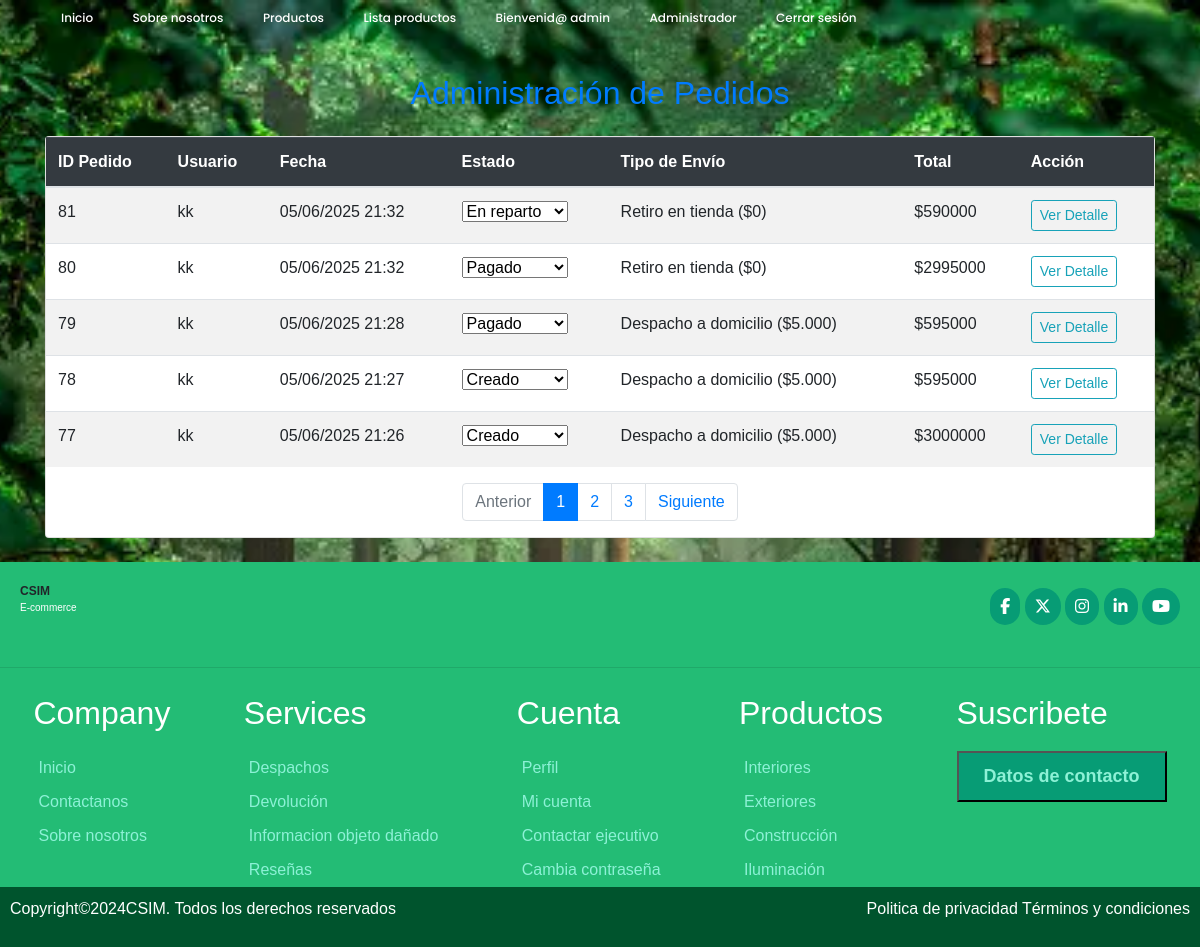
Page /panel/pedidos/ (signed in) on the committed database.
### ferreteria/models.py (models this page shows, shortened)
class Pedido(models.Model):
    id_pedido = models.AutoField(primary_key=True)
    user = models.ForeignKey(User, on_delete=models.CASCADE, default=1)
    fecha_compra = models.DateTimeField(auto_now_add=True)
    ESTADOS_PEDIDO = [
        ('creado', 'Creado'),
        ('pendiente', 'Pendiente'),
        ('pagado', 'Pagado'),
        ('rechazado','Pago Rechazado'),
        ('preparando', 'Preparando orden'),
        ('despachado', 'Despachado'),
        ('entregado', 'Entregado'),
    ]
    estado = models.CharField(max_length=20, choices = ESTADOS_PEDIDO, default='creado')
    OPCIONES_ENVIO = [
        ('retiro', 'Retiro en tienda ($0)'),
        ('domicilio', 'Despacho a domicilio ($5.000)'),
    ]
    tipo_envio = models.CharField(max_length=20, choices=OPCIONES_ENVIO,default='retiro')
    TIPO_PAGO = [
        ('transferencia', 'Transferencia'),
        ('tarjeta', 'Tarjeta'),
    ]
    tipo_pago = models.CharField(max_length=20,choices=TIPO_PAGO,default='transferencia')
    total = models.BigIntegerField()

### ferreteria/views.py (the view)
# urls.py: path('panel/pedidos/', views.panel_admin_pedidos, name='admin_panel_pedidos'),
@user_passes_test(lambda u: u.is_superuser)
@login_required
def panel_admin_pedidos(request):
    pedidos_list = Pedido.objects.select_related('user').order_by('-fecha_compra')
    paginator = Paginator(pedidos_list, 5)  # Muestra 10 pedidos por página
    page_number = request.GET.get('page')
    page_obj = paginator.get_page(page_number)
    return render(request, 'admin/admin_panel_pedidos.html', {'page_obj': page_obj})

### ferreteria/context_processor.py (called while the page is built, shortened)
def total_carrito(request):
    total = 0
    return {'total_carrito':int(total)}

### ferreteria/templates/admin/admin_panel_pedidos.html (shortened to what this page needs)
{% extends 'base.html' %}
{% load static %}
{% block css %}
<link rel="stylesheet" href="{% static 'css/estiloss.css' %}">
{% endblock %}
{% block contenido %}
<main class="container">
    <h2 class="text-center text-primary my-4">Administración de Pedidos</h2>
    <div class="card mb-4">
        <div class="table-responsive">
            <table class="table table-striped">
                <thead class="table-dark">
                    <tr>
                        <th>ID Pedido</th>
                        <th>Usuario</th>
                        <th>Fecha</th>
                        <th>Estado</th>
                        <th>Tipo de Envío</th>
                        <th>Total</th>
                        <th>Acción</th>
                    </tr>
                </thead>
                <tbody>
                    {% for pedido in page_obj %}
                    <tr>
                        <td>{{ pedido.id_pedido }}</td>
                        <td>{{ pedido.user.username }}</td>
                        <td>{{ pedido.fecha_compra|date:"d/m/Y H:i" }}</td>
                        <td>
                            <select class="form-select form-select-sm pedido-estado" data-id="{{ pedido.id_pedido }}">
                                <option value="creado" {% if pedido.estado == 'creado' %}selected{% endif %}>Creado</option>
                                <option value="pagado" {% if pedido.estado == 'pagado' %}selected{% endif %}>Pagado</option>
                                <option value="despachado" {% if pedido.estado == 'despachado' %}selected{% endif %}>En reparto</option>
                            </select>
                        </td>
                        <td>{{ pedido.get_tipo_envio_display }}</td>
                        <td>${{ pedido.total }}</td>
                        <td>
                            {% if pedido.id_pedido %}
                                <a href="{% url 'detallepedido' pedido.id_pedido %}" class="btn btn-sm btn-outline-info">Ver Detalle</a>
                            {% else %}
                                <span class="text-muted">Sin ID</span>
                            {% endif %}
                        </td>
                    </tr>
                    {% empty %}
                    <tr><td colspan="7" class="text-center">No hay pedidos registrados.</td></tr>
                    {% endfor %}
                </tbody>
            </table>
            <nav aria-label="Paginación de pedidos">
            <ul class="pagination justify-content-center">
                {% if page_obj.has_previous %}
                <li class="page-item">
                    <a class="page-link" href="?page={{ page_obj.previous_page_number }}">Anterior</a>
                </li>
                {% else %}
                <li class="page-item disabled">
                    <span class="page-link">Anterior</span>
                </li>
                {% endif %}
                {% for num in page_obj.paginator.page_range %}
                {% if page_obj.number == num %}
                    <li class="page-item active">
                    <span class="page-link">{{ num }}</span>
                    </li>
                {% elif num > page_obj.number|add:'-3' and num < page_obj.number|add:'3' %}
                    <li class="page-item">
                    <a class="page-link" href="?page={{ num }}">{{ num }}</a>
                    </li>
                {% endif %}
                {% endfor %}
                {% if page_obj.has_next %}
                <li class="page-item">
                    <a class="page-link" href="?page={{ page_obj.next_page_number }}">Siguiente</a>
                </li>
                {% else %}
                <li class="page-item disabled">
                    <span class="page-link">Siguiente</span>
                </li>
                {% endif %}
            </ul>
            </nav>
        </div>
    </div>
</main>
{% endblock %}

### ferreteria/templates/base.html (shortened to what this page needs)
<!DOCTYPE html>
<html lang="en">
<head>
    {% load static %}
    <link rel="stylesheet" href="https://cdn.jsdelivr.net/npm/bootstrap@4.5.3/dist/css/bootstrap.min.css">
    {% block css %}{% endblock %}
</head>
<body>
    <header>
        <div class="navbar">
            <ul class="links">
                {% if not user.is_authenticated %}
                    <li><a href="{% url 'index' %}"  >Inicio</a></li>
                    <li><a href="{% url 'nosotros' %}" >Sobre nosotros</a></li>
                    <li><a href="{% url 'tienda' %}"  >Productos</a></li>
                    <li><a href="{% url 'registrar' %}" >Registrarse</a></li>
                    <li><a href="{% url 'login' %}" >Iniciar sesión</a></li>
                {% elif user.is_authenticated and user.is_superuser %}
                    <li><a href="{% url 'index' %}"  >Inicio</a></li>
                    <li><a href="{% url 'nosotros' %}" >Sobre nosotros</a></li>
                    <li><a href="{% url 'tienda' %}"  >Productos</a></li>
                    <li><a href="{% url 'lista' %}" >Lista productos</a></li>
                    <li><a href="{% url 'perfil' %}">Bienvenid@ {{ user.username }}</a></li>
                    <li><a href="{% url 'administrador' %}">Administrador </a></li>
                    <li><a href="{% url 'cerrar' %}">Cerrar sesión </a></li>
                {% endif %}
            </ul>
        </div>
    </header>
    <div id="contenido">
        {% block contenido %}
        {% endblock %}
    </div>
    <footer class="pie">
        <div class="header">
            <div class="logo">
                <div class="title">CSIM</div>
                <p class="logotipo">E-commerce</p>
            </div>
            <div class="redes">
                <span class="fb"><a href="https://www.facebook.com/?locale=es_LA" target="_blank" style="text-decoration: none; color:#fff;"><i class="fa-brands fa-facebook-f"></a></i></span>
                <span class="tw"><a href="https://x.com/?lang=es&mx=2" style="text-decoration: none; color:#fff;"><i class="fa-brands fa-x-twitter"></a></i></span>
                <span class="in"><a href="https://www.instagram.com/" style="text-decoration: none; color:#fff;"><i class="fa-brands fa-instagram"></a></i></span>
                <span class="li"><a href="https://cl.linkedin.com/" style="text-decoration: none; color:#fff;"><i class="fa-brands fa-linkedin-in"></a></i></span>
                <span class="yo"><a href="https://www.youtube.com/" style="text-decoration: none; color:#fff;"><i class="fa-brands fa-youtube"></a></i></span>
            </div>
        </div>
        <hr>
        <div class="section">
            <div>
                <h2>Company</h2>
                <a href="{% url 'index' %}">Inicio</a>
                <a href="{% url 'nosotros' %}">Contactanos</a>
                <a href="{% url 'nosotros' %}">Sobre nosotros</a>
            </div>
            <div>
                <h2>Services</h2>
                <a href="{% url 'nosotros' %}">Despachos</a>
                <a href="{% url 'nosotros' %}">Devolución </a>
                <a href="{% url 'nosotros' %}">Informacion objeto dañado</a>
                <a href="{% url 'nosotros' %}">Reseñas</a>
            </div>
            <div>
                <h2>Cuenta</h2>
                <a href="#">Perfil</a>
                <a href="#">Mi cuenta</a>
                <a href="{% url 'nosotros' %}">Contactar ejecutivo</a>
                <a href="#">Cambia contraseña</a>
            </div>
            <div>
                <h2>Productos</h2>
                <a href="#">Interiores</a>
                <a href="#">Exteriores</a>
                <a href="#">Construcción</a>
                <a href="#">Iluminación</a>
            </div>
            <div>
                <h2>Suscribete</h2>
                <form action="">
                    <button type="submit"><a href="{% url 'nosotros' %}" style="text-decoration: none;">Datos de contacto</a></button>
                </form>
            </div>
        </div>
        <div class="derechos">
            <p>Copyright©2024CSIM. Todos los derechos reservados</p>
            <p>Politica de privacidad        Términos y condiciones</p>
        </div>
    </footer>

### ferreteria/static/css/estiloss.css (style rules this page uses)
* { margin: 0; padding: 0; box-sizing: border-box; font-family: sans-serif; }
body { font-family: "Poppins", sans-serif; background: url(../img/foto1.webp) no-repeat center center fixed; background-size: cover; background-position: center; width: 100%; }
header { width: 1140px; max-width: 1200px; margin: auto; height: 50px; display: flex; align-items: center; position: relative; z-index: 100; }
header .navbar ul { float: right; margin-right: 20px; }
header .navbar ul li { display: inline-block; line-height: 80px; margin: 0 5px; }
header .navbar a { color: #fff; margin-right: 5px; padding: 5px 10px; font-family: "Poppins", sans-serif; font-size: 12px; transition: 0.3s; font-weight: 500; text-decoration: none; }
.pie { background-color: rgb(35, 188, 117); box-sizing: border-box; font-family: "Exo 2", sans-serif; }
.pie .header .logo .title { font-size: 12px; display: flex; align-items: left; font-weight: bold; }
.pie .header .logo .logotipo { font-size: 10px; color: #fff; }
.pie .header { display: flex; justify-content: space-between; padding: 20px; align-items: center; }
.pie .header .redes .fb, .pie .header .redes .tw, .pie .header .redes .in, .pie .header .redes .li, .pie .header .redes .yo { background: rgb(7, 156, 117); padding: 10px; border-radius: 80px; color: #fff; align-items: right; }
.pie .section { display: flex; justify-content: space-evenly; gap: 40px; }
.pie .section div { display: flex; flex-direction: column; }
.pie .section div h2 { color: #fff; padding: 10px 0; }
.pie .section a { color: rgb(141, 241, 214); padding: 5px; }
.pie .section form { display: flex; flex-direction: column; gap: 10px; }
.pie .section form button { padding: 10px 20px; background: rgb(7, 156, 117); color: #fff; font-weight: bold; font-size: 18px; }
.pie .derechos { display: flex; justify-content: space-between; padding: 10px; background: rgb(0, 84, 45); color: #fff; }

### rows in the picture
Pedido: id_pedido "81", user.username "kk", fecha_compra "05/06/2025 21:32", estado+id_pedido "En reparto", tipo_envio "Retiro en tienda ($0)", total "590000", shows "Ver Detalle"
Pedido: id_pedido "80", user.username "kk", fecha_compra "05/06/2025 21:32", estado+id_pedido "Pagado", tipo_envio "Retiro en tienda ($0)", total "2995000", shows "Ver Detalle"
Pedido: id_pedido "79", user.username "kk", fecha_compra "05/06/2025 21:28", estado+id_pedido "Pagado", tipo_envio "Despacho a domicilio ($5.000)", total "595000", shows "Ver Detalle"
Pedido: id_pedido "78", user.username "kk", fecha_compra "05/06/2025 21:27", id_pedido "Creado", tipo_envio "Despacho a domicilio ($5.000)", total "595000", shows "Ver Detalle"
Pedido: id_pedido "77", user.username "kk", fecha_compra "05/06/2025 21:26", id_pedido "Creado", tipo_envio "Despacho a domicilio ($5.000)", total "3000000", shows "Ver Detalle"

### other values in the picture
{{ user.username }} "admin"
{{ num }} "1"
{{ num }} "2" "3"
